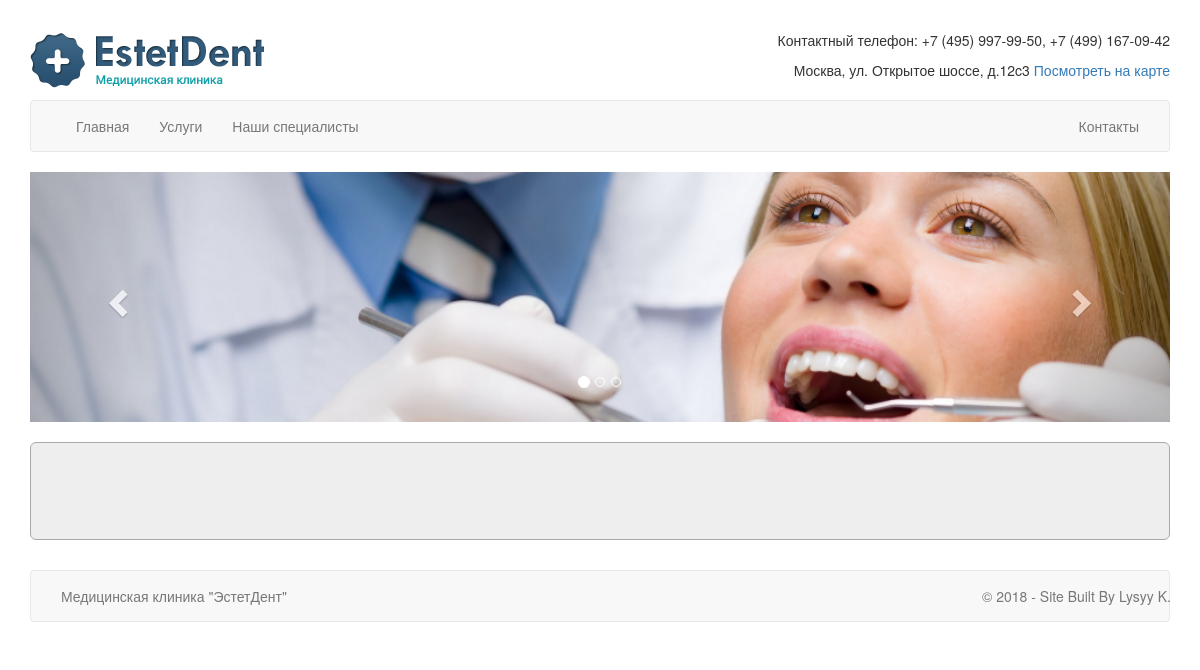
The page /service/ on the database as committed earlier.
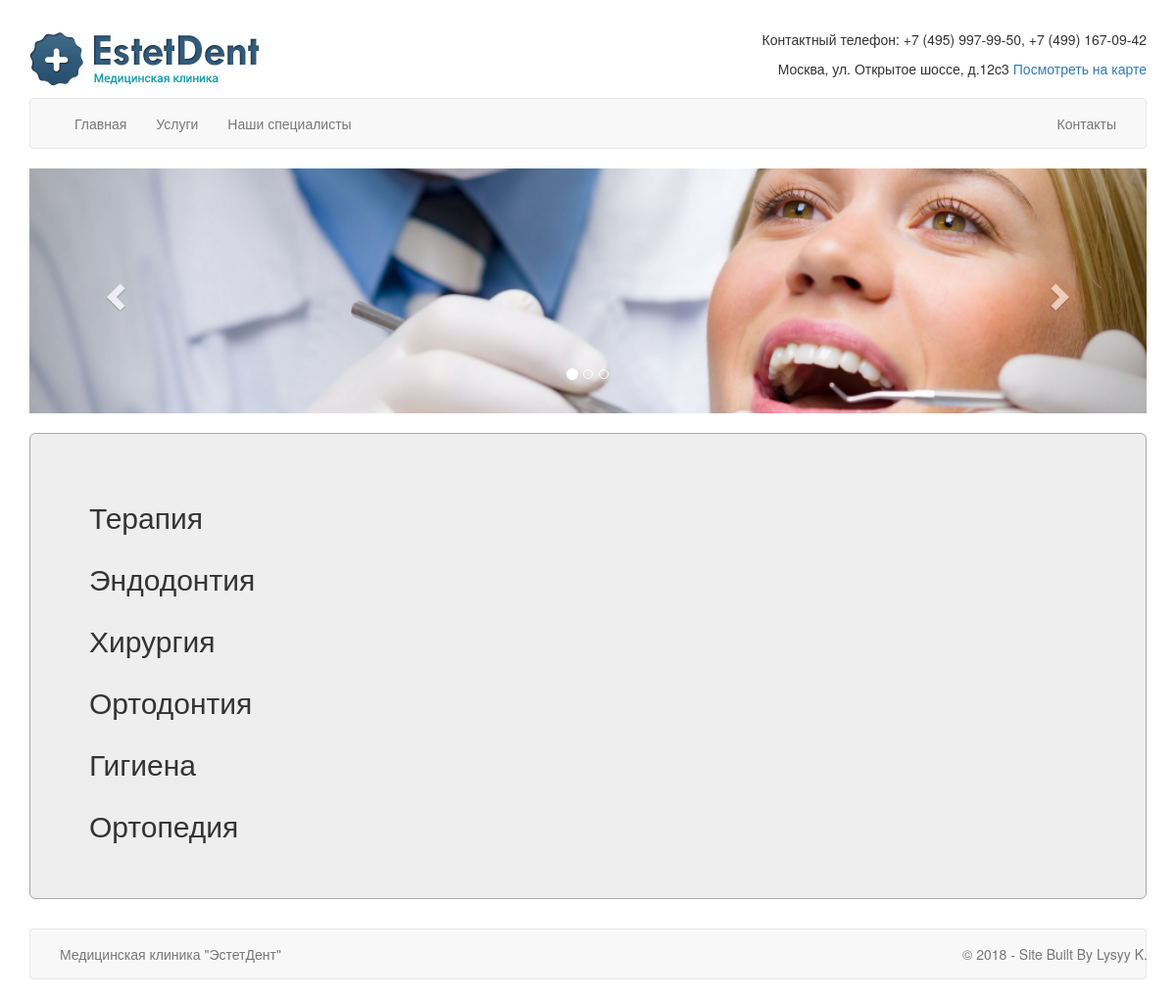
The same page on the database as committed later.
### estetdentsite/models.py (models this page shows)
class Service (models.Model):
    name = models.CharField(max_length=256)
    info = models.TextField()
    price = models.IntegerField()

### estetdentsite/views.py (the view)
# urls.py: path('service/', views.ServiceListView.as_view(), name='serv_list')
class ServiceListView(ListView):
    model = Service
    template_name = 'serv_list.html'
    def get_context_data(self, **kwargs):
        context = super().get_context_data(**kwargs)
        context['serv_list'] = Service.objects.all()
        return context

### templates/serv_list.html
{% extends 'base.html' %}
{% block content %}
    <div class="serv">
        <table>
            {% for serv in serv_list %}
                <tr>
                    <th><h2>{{ serv.name }}</h2></th>
                </tr>
            {% endfor %}
        </table>
    </div>
{% endblock %}

Rows that differ between the two databases and show on the page:
added Service: name "Терапия"
added Service: name "Эндодонтия"
added Service: name "Хирургия"
added Service: name "Ортодонтия"
added Service: name "Гигиена"
added Service: name "Ортопедия"
